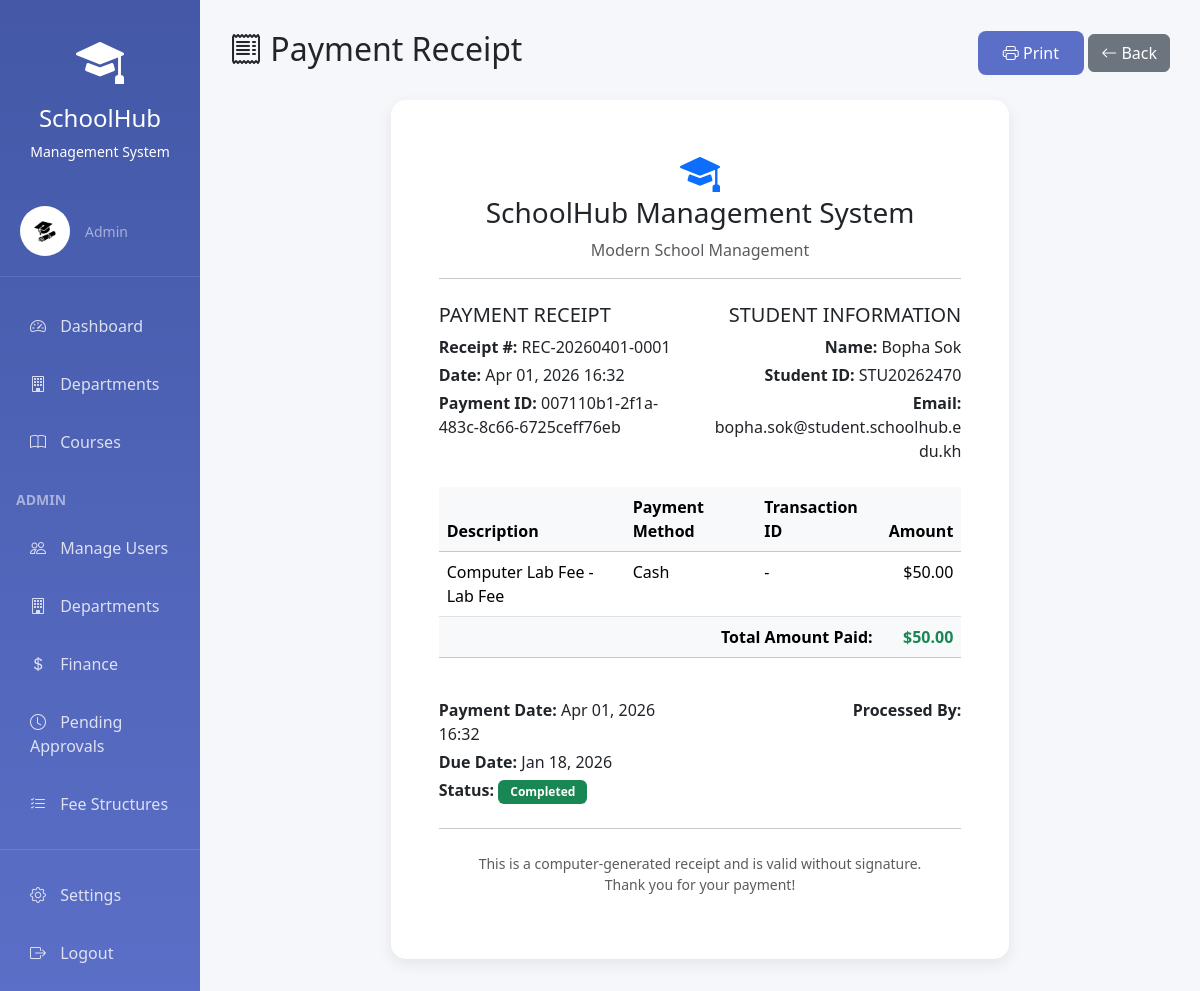
Page /finance/payment/26/receipt/ (signed in) on the committed database.
### accounts/models.py (models this page shows, shortened)
class User(AbstractUser):
    USER_TYPE_CHOICES = (
        ('admin', 'Admin'),
        ('teacher', 'Teacher'),
        ('student', 'Student'),
    )
    user_type = models.CharField(max_length=10, choices=USER_TYPE_CHOICES, default='student')
    phone_number = models.CharField(max_length=15, blank=True, null=True)
    address = models.TextField(blank=True, null=True)
    date_of_birth = models.DateField(blank=True, null=True)
    profile_picture = models.ImageField(upload_to='profiles/', blank=True, null=True)
    is_approved = models.BooleanField(default=False, help_text='Admin must approve new accounts')
    student_id = models.CharField(max_length=20, blank=True, null=True, unique=True)
    enrollment_date = models.DateField(blank=True, null=True)
    department = models.ForeignKey('academics.Department', on_delete=models.SET_NULL,
                                   null=True, blank=True, related_name='students')
    major = models.ForeignKey('academics.Major', on_delete=models.SET_NULL,
                              null=True, blank=True, related_name='students')
    teacher_id = models.CharField(max_length=20, blank=True, null=True, unique=True)
    hire_date = models.DateField(blank=True, null=True)
    teacher_department = models.ForeignKey('academics.Department', on_delete=models.SET_NULL,
                                          null=True, blank=True, related_name='teachers')
    teaching_majors = models.ManyToManyField('academics.Major', blank=True,
                                             related_name='teachers')
    class Meta:
        ordering = ['username']
    @property
    def is_admin(self):
        return self.user_type == 'admin'
    @property
    def is_student(self):
        return self.user_type == 'student'

### finance/models.py (models this page shows, shortened)
class PaymentReceipt(models.Model):
    payment = models.OneToOneField(Payment, on_delete=models.CASCADE,
                                   related_name='receipt')
    receipt_number = models.CharField(max_length=50, unique=True)
    issued_date = models.DateTimeField(auto_now_add=True)
    issued_by = models.ForeignKey(User, on_delete=models.SET_NULL, null=True)
    class Meta:
        ordering = ['-issued_date']

class Payment(models.Model):
    STATUS_CHOICES = (
        ('pending', 'Pending'),
        ('awaiting_approval', 'Awaiting Approval'),
        ('approved', 'Approved'),
        ('rejected', 'Rejected'),
        ('completed', 'Completed'),
        ('failed', 'Failed'),
        ('refunded', 'Refunded'),
    )
    PAYMENT_METHOD_CHOICES = (
        ('cash', 'Cash'),
        ('bank_transfer', 'Bank Transfer'),
        ('credit_card', 'Credit Card'),
        ('online', 'Online Payment'),
    )
    payment_id = models.UUIDField(default=uuid.uuid4, editable=False, unique=True)
    student = models.ForeignKey(User, on_delete=models.CASCADE,
                                limit_choices_to={'user_type': 'student'},
                                related_name='payments')
    fee_structure = models.ForeignKey(FeeStructure, on_delete=models.SET_NULL,
                                      null=True, blank=True)
    course = models.ForeignKey(Course, on_delete=models.SET_NULL,
                               null=True, blank=True,
                               help_text="Associated course (if applicable)")
    amount = models.DecimalField(max_digits=10, decimal_places=2,
                                 validators=[MinValueValidator(0)])
    description = models.TextField()
    payment_method = models.CharField(max_length=20, choices=PAYMENT_METHOD_CHOICES,
                                      default='cash')
    status = models.CharField(max_length=20, choices=STATUS_CHOICES, default='pending')
    transaction_id = models.CharField(max_length=100, blank=True, null=True)
    payment_date = models.DateTimeField(null=True, blank=True)
    due_date = models.DateField()
    processed_by = models.ForeignKey(User, on_delete=models.SET_NULL, null=True,
                                     related_name='payments_processed')
    notes = models.TextField(blank=True)
    created_at = models.DateTimeField(auto_now_add=True)
    updated_at = models.DateTimeField(auto_now=True)
    class Meta:
        ordering = ['-created_at']

### finance/views.py (the view)
# urls.py: path('payment/<int:payment_id>/receipt/', views.payment_receipt, name='payment_receipt'),
@login_required
def payment_receipt(request, payment_id):
    payment = get_object_or_404(Payment, id=payment_id)
    if request.user.is_student and payment.student != request.user:
        messages.error(request, 'You can only view your own receipts.')
        return redirect('finance:student_payments')
    try:
        receipt = payment.receipt
    except PaymentReceipt.DoesNotExist:
        messages.error(request, 'Receipt not found for this payment.')
        return redirect('finance:payment_detail', payment_id=payment.id)
    return render(request, 'finance/payment_receipt.html', {
        'payment': payment,
        'receipt': receipt
    })

### finance/templates/finance/payment_receipt.html (shortened to what this page needs)
{% extends 'base.html' %}
{% block content %}
<div class="d-flex justify-content-between align-items-center mb-4">
    <h2><i class="bi bi-receipt"></i> Payment Receipt</h2>
    <div>
        <button onclick="window.print()" class="btn btn-primary">
            <i class="bi bi-printer"></i> Print
        </button>
        <a href="{% url 'finance:student_payments' %}" class="btn btn-secondary">
            <i class="bi bi-arrow-left"></i> Back
        </a>
    </div>
</div>
<div class="row justify-content-center">
    <div class="col-md-8">
        <div class="card" id="receipt">
            <div class="card-body p-5">
                <div class="text-center mb-4">
                    <h1 class="mb-0"><i class="bi bi-mortarboard-fill text-primary"></i></h1>
                    <h3>SchoolHub Management System</h3>
                    <p class="text-muted">Modern School Management</p>
                    <hr>
                </div>
                <div class="row mb-4">
                    <div class="col-6">
                        <h5>PAYMENT RECEIPT</h5>
                        <p class="mb-1"><strong>Receipt #:</strong> {{ receipt.receipt_number }}</p>
                        <p class="mb-1"><strong>Date:</strong> {{ receipt.issued_date|date:"M d, Y H:i" }}</p>
                        <p class="mb-0"><strong>Payment ID:</strong> {{ payment.payment_id }}</p>
                    </div>
                    <div class="col-6 text-end">
                        <h5>STUDENT INFORMATION</h5>
                        <p class="mb-1"><strong>Name:</strong> {{ payment.student.get_full_name }}</p>
                        <p class="mb-1"><strong>Student ID:</strong> {{ payment.student.student_id|default:"-" }}</p>
                        <p class="mb-0"><strong>Email:</strong> {{ payment.student.email }}</p>
                    </div>
                </div>
                <div class="table-responsive mb-4">
                    <table class="table">
                        <thead class="table-light">
                            <tr>
                                <th>Description</th>
                                <th>Payment Method</th>
                                <th>Transaction ID</th>
                                <th class="text-end">Amount</th>
                            </tr>
                        </thead>
                        <tbody>
                            <tr>
                                <td>{{ payment.description }}</td>
                                <td>{{ payment.get_payment_method_display }}</td>
                                <td>{{ payment.transaction_id|default:"-" }}</td>
                                <td class="text-end">${{ payment.amount }}</td>
                            </tr>
                        </tbody>
                        <tfoot class="table-light">
                            <tr>
                                <td colspan="3" class="text-end"><strong>Total Amount Paid:</strong></td>
                                <td class="text-end"><strong class="text-success">${{ payment.amount }}</strong></td>
                            </tr>
                        </tfoot>
                    </table>
                </div>
                <div class="row">
                    <div class="col-6">
                        <p class="mb-1"><strong>Payment Date:</strong> {{ payment.payment_date|date:"M d, Y H:i" }}</p>
                        <p class="mb-1"><strong>Due Date:</strong> {{ payment.due_date|date:"M d, Y" }}</p>
                        <p class="mb-0"><strong>Status:</strong> <span class="badge bg-success">{{ payment.get_status_display }}</span></p>
                    </div>
                    <div class="col-6 text-end">
                        {% if receipt.issued_by %}
                        <p class="mb-0"><strong>Processed By:</strong> {{ receipt.issued_by.get_full_name }}</p>
                        {% endif %}
                    </div>
                </div>
                <hr class="my-4">
                <div class="text-center">
                    <p class="small text-muted mb-0">This is a computer-generated receipt and is valid without signature.</p>
                    <p class="small text-muted">Thank you for your payment!</p>
                </div>
            </div>
        </div>
    </div>
</div>
{% endblock %}

### templates/base.html (shortened to what this page needs)
<!DOCTYPE html>
<html lang="en">
<head>
    <link href="https://cdn.jsdelivr.net/npm/bootstrap@5.3.2/dist/css/bootstrap.min.css" rel="stylesheet">
    <link rel="stylesheet" href="https://cdn.jsdelivr.net/npm/bootstrap-icons@1.11.2/font/bootstrap-icons.css">
</head>
<body>
    {% if user.is_authenticated %}
    <div class="container-fluid">
        <div class="row">
            <div class="col-md-2 sidebar">
                <div class="text-center py-4">
                    <i class="bi bi-mortarboard-fill" style="font-size: 3rem;"></i>
                    <h4 class="mt-2">SchoolHub</h4>
                    <p class="small mb-0">Management System</p>
                </div>
                <div class="user-section d-flex align-items-center">
                    <div class="user-avatar">
                        {% if user.profile_picture %}
                        <img src="{{ user.profile_picture.url }}" alt="{{ user.get_full_name }}" style="width: 50px; height: 50px; border-radius: 50%; object-fit: cover;">
                        {% else %}
                        <i class="bi bi-person-circle"></i>
                        {% endif %}
                    </div>
                    <div>
                        <small class="text-white-50">{{ user.get_user_type_display }}</small>
                    </div>
                </div>
                <nav class="nav flex-column">
                    <a class="nav-link {% if request.path == '/accounts/dashboard/' %}active{% endif %}" href="{% url 'accounts:dashboard' %}">
                        <i class="bi bi-speedometer2"></i> Dashboard
                    </a>
                    {% if user.is_admin %}
                    <a class="nav-link {% if '/academics/departments' in request.path %}active{% endif %}" href="{% url 'academics:department_list' %}">
                        <i class="bi bi-building"></i> Departments
                    </a>
                    {% endif %}
                    {% if user.is_admin or user.is_teacher %}
                    <a class="nav-link {% if '/academics/courses/' in request.path %}active{% endif %}" href="{% url 'academics:course_list' %}">
                        <i class="bi bi-book"></i> Courses
                    </a>
                    {% endif %}
                    {% if user.is_admin %}
                    <div class="mt-3 mb-2 px-3">
                        <small class="text-white-50 fw-bold">ADMIN</small>
                    </div>
                    <a class="nav-link {% if '/accounts/users' in request.path %}active{% endif %}" href="{% url 'accounts:user_list' %}">
                        <i class="bi bi-people"></i> Manage Users
                    </a>
                    <a class="nav-link {% if '/accounts/departments' in request.path %}active{% endif %}" href="{% url 'academics:department_list' %}">
                        <i class="bi bi-building"></i> Departments
                    </a>
                    <a class="nav-link {% if '/finance/dashboard' in request.path or '/finance/payments' in request.path %}active{% endif %}" href="{% url 'finance:finance_dashboard' %}">
                        <i class="bi bi-currency-dollar"></i> Finance
                    </a>
                    <a class="nav-link {% if '/finance/payments/pending' in request.path %}active{% endif %}" href="{% url 'finance:pending_payments' %}">
                        <i class="bi bi-clock"></i> Pending Approvals
                    </a>
                    <a class="nav-link {% if '/finance/fee-structures' in request.path %}active{% endif %}" href="{% url 'finance:fee_structure_list' %}">
                        <i class="bi bi-list-check"></i> Fee Structures
                    </a>
                    {% endif %}
                    <hr class="text-white-50">
                    <a class="nav-link {% if '/accounts/settings' in request.path %}active{% endif %}" href="{% url 'accounts:profile_settings' %}">
                        <i class="bi bi-gear"></i> Settings
                    </a>
                    <a class="nav-link" href="{% url 'accounts:logout' %}">
                        <i class="bi bi-box-arrow-right"></i> Logout
                    </a>
                </nav>
            </div>
            <div class="col-md-10 main-content">
                {% block content %}{% endblock %}
            </div>
        </div>
    </div>
    {% else %}
        {% block auth_content %}{% endblock %}
    {% endif %}
</body>
</html>

### templates/base.html (style rules this page uses)
:root { --primary-color: #5b6fc8; --secondary-color: #00c853; --accent-color: #ffa726; --danger-color: #ef5350; }
body { font-family: 'Segoe UI', Tahoma, Geneva, Verdana, sans-serif; background: linear-gradient(135deg, #667eea 0%, #764ba2 100%); min-height: 100vh; }
.sidebar { min-height: 100vh; background: linear-gradient(180deg, #4458a7 0%, #5b6fc8 100%); color: white; padding: 0; box-shadow: 2px 0 10px rgba(0,0,0,0.1); }
.sidebar .nav-link { color: rgba(255,255,255,0.8); padding: 12px 20px; margin: 5px 10px; border-radius: 8px; transition: all 0.3s ease; }
.sidebar .nav-link i { margin-right: 10px; width: 20px; }
.main-content { padding: 30px; background: #f5f7fa; min-height: 100vh; }
.card { border: none; border-radius: 15px; box-shadow: 0 5px 15px rgba(0,0,0,0.08); margin-bottom: 20px; }
.btn-primary { background: var(--primary-color); border: none; padding: 10px 25px; border-radius: 8px; }
.table { background: white; }
.badge { padding: 6px 12px; border-radius: 6px; }
.user-section { padding: 20px; border-bottom: 1px solid rgba(255,255,255,0.1); margin-bottom: 20px; }
.user-avatar { width: 50px; height: 50px; border-radius: 50%; background: rgba(255,255,255,0.2); display: flex; align-items: center; justify-content: center; font-size: 24px; margin-right: 15px; }

### rows in the picture
User: profile_picture (picture), user_type "Admin"
PaymentReceipt: receipt_number "REC-20260401-0001", issued_date "Apr 01, 2026 16:32"
Payment: payment_id "007110b1-2f1a-483c-8c66-6725ceff76eb", student.get_full_name "Bopha Sok", student.student_id "STU20262470", student.email "bopha.sok@student.schoolhub.edu.kh", description "Computer Lab Fee - Lab Fee", payment_method "Cash", transaction_id "-", amount "50.00", payment_date "Apr 01, 2026 16:32", due_date "Jan 18, 2026", status "Completed"
